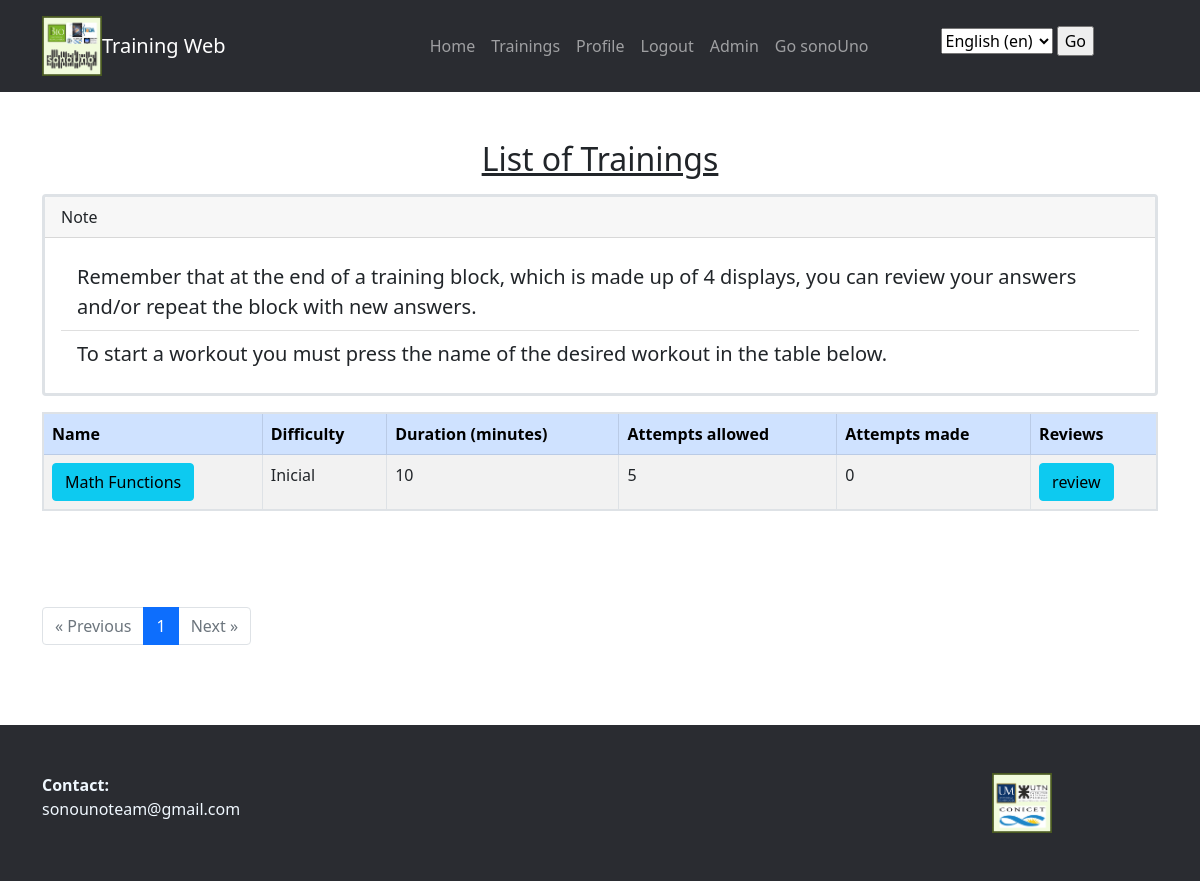
The app's page /trainingApp/ (signed in) with its own data.
### trainingApp/models.py (models this page shows, shortened)
class Training(models.Model):
    class TrainingType(models.TextChoices):
        Easy = 'Inicial'
        Intemediate = 'Intermedio'
        Advanced = 'Avanzado'
    class StateTraining(models.TextChoices):
        Active = 'Activo'
        inactive = 'Inactivo'
    name_training = models.CharField(max_length=200)
    pub_date = models.DateTimeField("upload date", auto_now_add=True)
    modificationDate = models.DateTimeField(auto_now= True)
    difficulty = models.CharField(
        max_length=20,
        choices=TrainingType.choices,
        default=TrainingType.Easy
    )
    estimatedDuration = models.IntegerField(default=0)
    state_training= models.CharField(
        max_length=20,
        choices=StateTraining.choices,
        default=StateTraining.Active
    )
    attempts_allowed = models.IntegerField(default=1)
    groups = models.ManyToManyField(Group)
    def get_num_trainee_trainings(self, trainee_id):
        return TraineeTraining.objects.filter(training=self, trainee_id=trainee_id).count()
    @property
    def total_estimated_duration(self):
        return self.block_set.aggregate(total_duration=Sum('estimed_duration_block'))['total_duration'] or 0

### trainingApp/views.py (the view)
# urls.py: path("", login_required(TrainingList.as_view()), name="training_List"),
class TrainingList(ListView):
    model = Training
    template_name = "trainingApp/training_List.html"
    context_object_name = "training_list"
    paginate_by = 5  # Especifica la cantidad de objetos por página
    def get_queryset(self):
        trainee = Trainee.objects.get(user = self.request.user)
        queryset = Training.objects.filter(state_training = 'Activo',groups__in=[trainee.group]).order_by('id') #el subfijo __in indica que estamos buscando coincidencias en una lista de valores.
        return queryset
    def get_context_data(self, **kwargs):
        context = super().get_context_data(**kwargs)
        user = self.request.user
        trainee = Trainee.objects.get(user_id=user.id)
        context['num_trainee_trainings'] = {training.id: training.get_num_trainee_trainings(trainee.id)      for training in context['training_list']}
        return context

### trainingApp/templatetags/custom_filters.py (called while the page is built)
@register.filter
def get_value(dictionary, key):
    return dictionary.get(key, "0")

### trainingApp/templates/trainingApp/training_List.html (shortened to what this page needs)
{% extends "base.html" %}
{% load i18n %}
{% block content %}
{% load custom_filters %}
<main class="mt-5">
    <h1 class="h2">{% trans "List of Trainings" %}</h1>
    <div class="card my-3 border border-3">
        <div class="card-header">
            {% trans "Note" %}
        </div>
        <div class="card-body">
            <blockquote class="blockquote mb-0">
            </blockquote>
        </div>
    </div>
    <div class="table-responsive">
        {% if training_list %}
            <table class="table table-striped table-bordered border border-2">
                <thead>
                    <tr class="table-primary">
                        <th>{% trans "Name" %}</th>
                        <th>{% trans "Difficulty" %}</th>
                        <th>{% trans "Duration (minutes)" %}</th>
                        <th>{% trans "Attempts allowed" %}</th>
                        <th>{% trans "Attempts made" %}</th>
                        <th>{% trans "Reviews" %}</th>
                    </tr>
                </thead>
                <tbody>
                    {% for training in training_list %}
                        <tr>
                            <td>
                                {% if training.attempts_allowed > num_trainee_trainings|get_value:training.id %}
                                    <a href="{% url 'trainingApp:block_deploy_list' training.id %}" class="btn btn-info">{{ training.name_training }}</a>
                                {% else %}
                                    <a>{{ training.name_training }}</a>
                                {% endif %}
                            </td>
                            <td>{{ training.difficulty }}</td>
                            <td>{{ training.total_estimated_duration }}</td>
                            <td>{{ training.attempts_allowed }}</td>
                            <td>{{ num_trainee_trainings|get_value:training.id }}</td>
                            <td>
                                <a href="{% url 'trainingApp:review_list_tt' training.id %}" class="btn btn-info">{% trans "review" %}</a>
                            </td>
                        </tr>
                    {% endfor %}
                </tbody>
            </table>
        {% else %}
            {% blocktrans %}
                <p class="lead">Sorry, no trainings are available.</p>
            {% endblocktrans %}
        {% endif %}
    </div>
</main>
<div class="mt-4">
    <nav aria-label="Page navigation">
        <ul class="pagination">
            {% if page_obj.has_previous %}
                <li class="page-item">
                    <a href="?page={{ page_obj.previous_page_number }}" class="page-link" aria-label="Previous">
                        <span aria-hidden="true">&laquo; {% trans 'Previous' %}</span>
                    </a>
                </li>
            {% else %}
                <li class="page-item disabled">
                    <span class="page-link" aria-hidden="true">&laquo; {% trans 'Previous' %}</span>
                </li>
            {% endif %}
            {% for i in paginator.page_range %}
                <li class="page-item {% if i == page_obj.number %} active {% endif %}">
                    <a href="?page={{ i }}" class="page-link">{{ i }}</a>
                </li>
            {% endfor %}
            {% if page_obj.has_next %}
                <li class="page-item">
                    <a href="?page={{ page_obj.next_page_number }}" class="page-link" aria-label="Next">
                        <span aria-hidden="true">{% trans 'Next' %} &raquo;</span>
                    </a>
                </li>
            {% else %}
                <li class="page-item disabled">
                    <span class="page-link" aria-hidden="true">{% trans 'Next' %} &raquo;</span>
                </li>
            {% endif %}
        </ul>
    </nav>
</div>
{% endblock %}

### trainingApp/static/trainingApp/style/style.css (style rules this page uses)
main { margin-top: 3rem; margin-bottom: 5rem; }
h1 { text-align: center; text-decoration-line: underline; margin-bottom: 3rem; }

### records on screen
Training: name_training "Math Functions", difficulty "Inicial", total_estimated_duration "10", attempts_allowed "5", id "0"

### other values on screen
{{ i }} "1"
form field language "English (en)"
